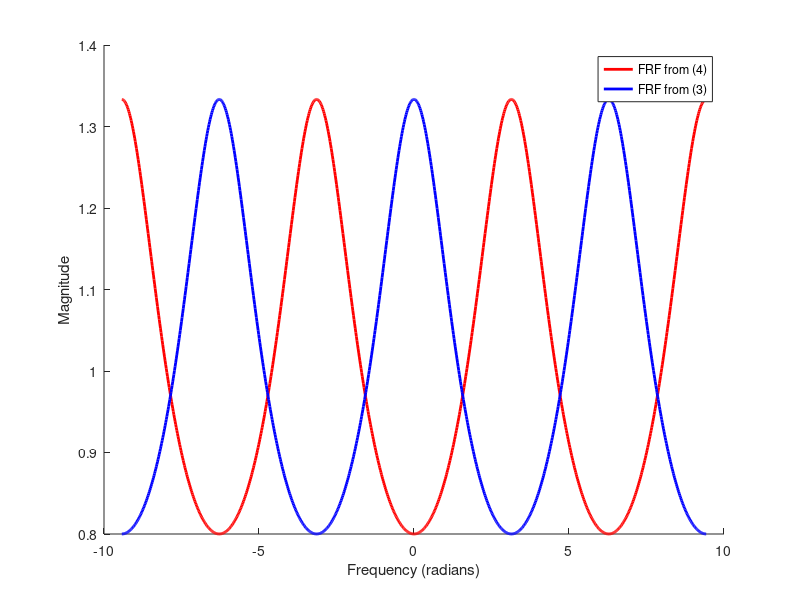

Write MATLAB code to recreate this figure.
W = linspace(-3*pi, 3*pi, 1000);

h = @(w) 4 ./ (4 + exp(-1j .* w));

h1 = @(w) 4./ (4 - exp(-1j .* w));

H = arrayfun(h, W);
H1 = arrayfun(h1, W);

figure(1);
clf
hold on
plot(W, abs(H), 'r', 'LineWidth', 2, 'DisplayName', 'FRF from (4)')
plot(W, abs(H1), 'b', 'LineWidth', 2, 'DisplayName', 'FRF from (3)');
legend();
xlabel("Frequency (radians)")
ylabel("Magnitude")